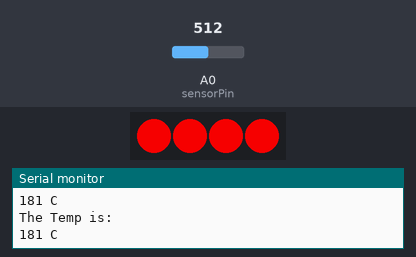
Recording of a sketch running on a simulated Arduino Uno, built with avr-gcc and run on an emulated ATmega328P. On the bench: 4 RGB LEDs in strip order, left to right, the last lines printed to the serial monitor. The inputs (shaded band) are chosen by the test bench; at power-on: A0 (sensorPin) = 512.

Above: at 1.8 s.
1.9 s: A0 (sensorPin) set to 289
3.4 s: A0 (sensorPin) set to 269
At 4.4 s:
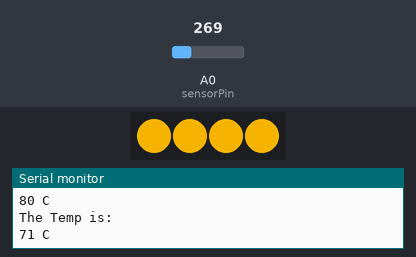
5.5 s: A0 (sensorPin) set to 235
7.2 s: A0 (sensorPin) set to 208
At 8.8 s:
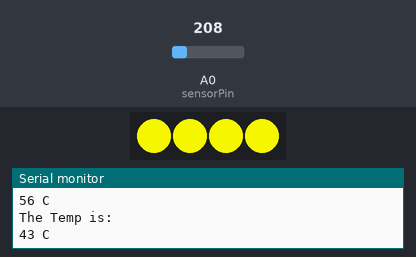
9.5 s: A0 (sensorPin) set to 182
11.2 s: A0 (sensorPin) set to 159
At 13.2 s:
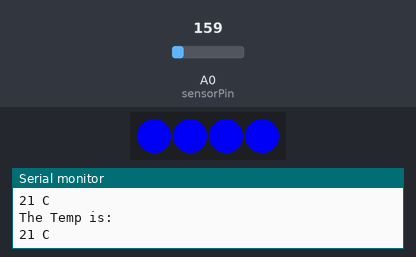
Timing chart, 0 to 14.5 s (numbered marks = the images above; inputs shaded):
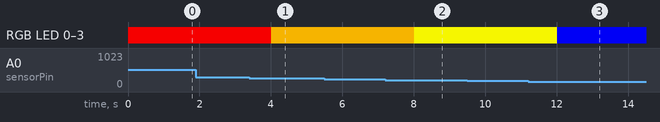

Measured:
- the behaviour switches between 278 and 277 on A0 (sensorPin) (found by bisection; images 0 and 1)
- the behaviour switches between 167 and 166 on A0 (sensorPin) (found by bisection; images 2 and 3)
- after the input at 3.4 s, RGB LED 0–3: RGB(225, 0, 0) → RGB(225, 165, 0) after 0.60 s
- after the input at 7.2 s, RGB LED 0–3: RGB(225, 165, 0) → RGB(225, 225, 0) after 0.81 s
- after the input at 11.2 s, RGB LED 0–3: RGB(225, 225, 0) → RGB(0, 0, 225) after 0.81 s

The sketch:

Sensorcode.ino
```cpp
#include <Adafruit_NeoPixel.h>

#define PIN 2 //D2 used to connect NeoPixel to Arduino Board
#define PIXELNUM 4 // No. of LED in NeoPixel Strip

Adafruit_NeoPixel pixels = Adafruit_NeoPixel(PIXELNUM, PIN, NEO_GRB + NEO_KHZ800);
int sensorPin = 0;


int r = 0;
int g =  0;
int b = 0;

int delayVal = 1000; // Delay Value

void setup(){
  pixels.begin();
  Serial.begin(9600);
}

void loop(){

  int n = PIXELNUM;

  int reading  = analogRead(sensorPin); // Taking input from the sensor
  float voltage = (reading * 4.62)/1024; // converting the reading to voltage form
  int temp = (voltage -0.5)* 100; // converting the voltage to temp *C

//Displays colour according to the temperature recorded.
  if(temp >= 0 && temp < 25){
    r = 0, g = 0, b = 225;
    for(int i = 0; i<n;i++)
      pixels.setPixelColor(i, pixels.Color(r,g,b));
    pixels.show();
  }
  else if(temp >= 25 && temp < 50){
    r = 225, g = 225, b = 0;
    for(int i = 0; i<n;i++)
      pixels.setPixelColor(i, pixels.Color(r,g,b));
    pixels.show();
  }
  else if(temp >= 50 && temp < 75){
    r = 225, g = 165, b = 0;
    for(int i = 0; i<n;i++)
      pixels.setPixelColor(i, pixels.Color(r,g,b));
    pixels.show();
  }
  else{
    r = 225, g = 0, b = 0;
    for(int i = 0; i<n;i++)
      pixels.setPixelColor(i, pixels.Color(r,g,b));
    pixels.show();
  }
// Prints the temperature
  Serial.println("The Temp is:");
  Serial.print(temp);
  Serial.println(" C");

  delay(delayVal);
}
```
